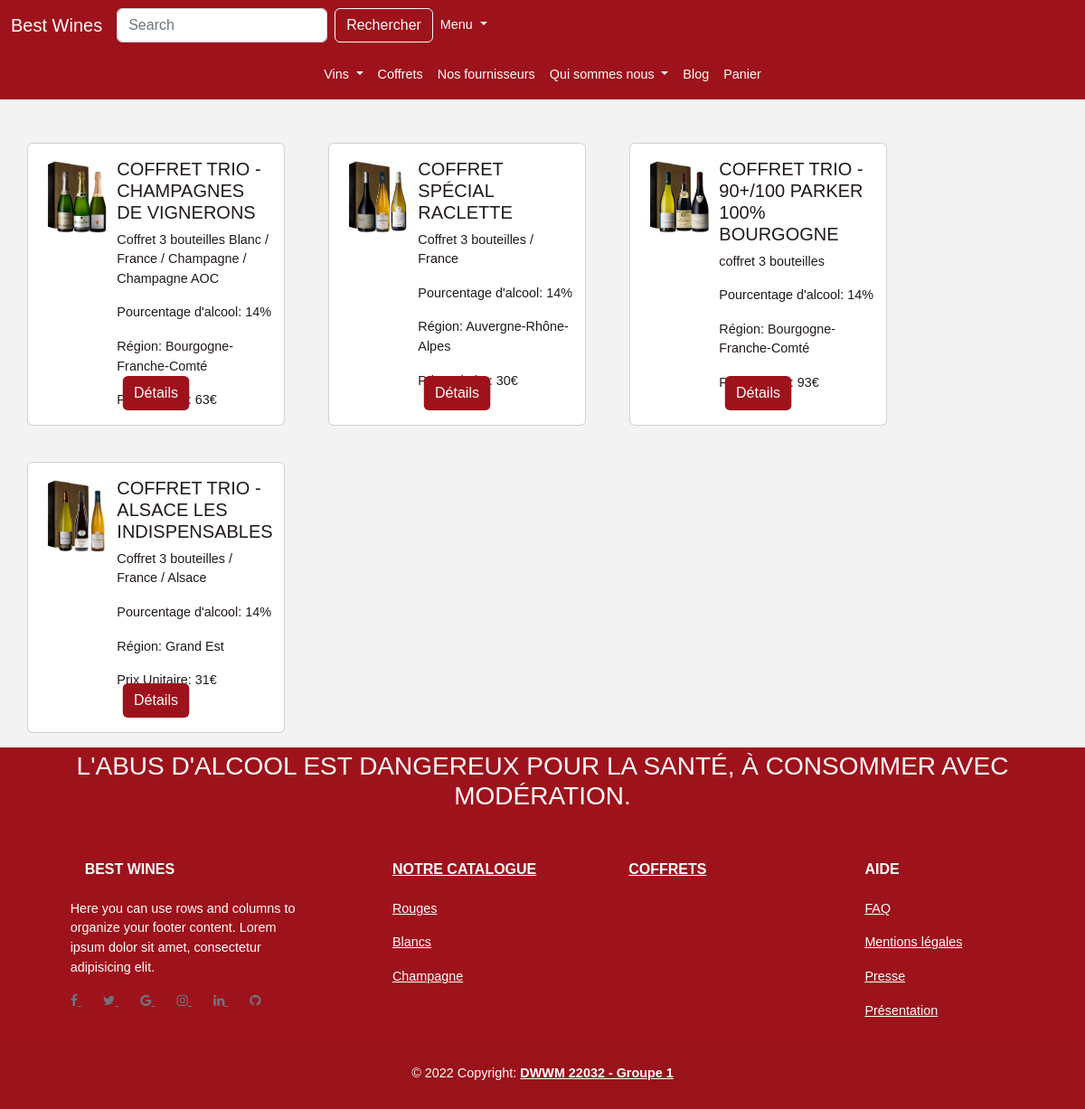
The app's page /nos-coffrets with its own data.
### tables this page shows
CREATE TABLE `product` (
  `id` int(11) NOT NULL,
  `name` varchar(255) NOT NULL,
  `description` text NOT NULL,
  `note_final` float DEFAULT NULL,
  `photo` varchar(255) NOT NULL,
  `stock` int(11) NOT NULL,
  `alcohol_percentage` float NOT NULL,
  `id_region` int(11) DEFAULT NULL,
  `id_cepage` int(11) DEFAULT NULL,
  `id_taste` int(11) DEFAULT NULL,
  `id_association` int(11) DEFAULT NULL,
  `id_comment` int(11) DEFAULT NULL,
  `id_type` int(11) NOT NULL,
  `price` float NOT NULL,
  `is_featured` int(11) DEFAULT NULL
);

CREATE TABLE `region` (
  `id_region` int(11) NOT NULL,
  `region_name` varchar(255) NOT NULL
);

### core/Controller.php (called while the page is built, shortened)
<?php
abstract class Controller
{
    public function renderView(string $view_name, array $params = []): void
    {
        extract($params);
        require_once "src/views/$view_name.php";
        require_once 'src/views/layout.php';
    }
}

### src/controllers/ProductController.php (called while the page is built, shortened)
<?php
class ProductController extends Controller
{
    public function showAllBoxes()
    {
        $product = new Product();
        $products = $product->findAllProductBy(['id_type' => 4]);
        $this->renderView('product/Boxs/boxAllProduct', compact('products'));
    }
}

### core/Router.php (called while the page is built, shortened)
<?php
class Router
{
    private static array $routes = [];
    public static function register(string $request, string $action) : void
    {
        self::$routes[$request] = $action;
    }
    public static function resolve(string $request_uri) : void
    {
        $request_uri = explode("?", $request_uri)[0];
        [$controller_name , $action_name] = explode('::', self::$routes[$request_uri]);
        $instance = new $controller_name();
        call_user_func_array([$instance, $action_name], []);
    }
}

### index.php (called while the page is built, shortened)
<?php
$request_uri = str_replace(BASE_DIR, '', $_SERVER['REQUEST_URI']);
try {
    Router::resolve($request_uri);
}catch (Exception $e)
{
    echo $e->getMessage();
}

### core/Database.php (called while the page is built, shortened)
<?php
class Database
{
    private static \PDO|null $instance = null;
    public static function getPdo(): \PDO
    {
        if (self::$instance == null){
            try {
                self::$instance = new \PDO(
                    "mysql:host=".$_ENV['DATABASE_HOST'].";dbname=".$_ENV['DATABASE_NAME'],
                    $_ENV['DATABASE_USERNAME'],
                    $_ENV['DATABASE_PASSWORD'],
                    [
                        \PDO::ATTR_ERRMODE => \PDO::ERRMODE_EXCEPTION,
                        \PDO::ATTR_DEFAULT_FETCH_MODE => \PDO::FETCH_ASSOC
                    ]
                );
            }catch (\PDOException $exception){
                echo $exception->getMessage();
                die;
            }
        }
        return  self::$instance;
    }
}

### core/Model.php (called while the page is built, shortened)
<?php
abstract class Model
{
    protected \PDO $pdo;
    protected string $table_name;
    protected string $regionJoin = 'region ON product.id_region=region.id_region';
    protected string $cepage = 'cepage ON product.id_cepage=cepage.id_cepage';
    protected string $association = 'association ON product.id_association=association.id_association';
    protected string $taste = 'taste ON product.id_taste=taste.id_taste';
    public function __construct()
    {
        $this->pdo = Database::getPdo();
    }
    public function findAllProductBy(array $criteria,): array
    {
        $sql_query = "SELECT * FROM {$this->table_name} JOIN {$this->regionJoin} JOIN {$this->cepage} JOIN {$this->association}  JOIN {$this->taste}  WHERE ";
        $count = 0;
        foreach ($criteria as $key => $value) {
            $sql_query .= " $key = :$key ";
        }
        $stmt = $this->pdo->prepare($sql_query);
        $stmt->setFetchMode(\PDO::FETCH_ASSOC);
        $stmt->execute($criteria);
        return $stmt->fetchAll();
    }
}

### src/views/product/Boxs/boxAllProduct.php (the view)
<div class="container mt-5">
    <div class="row row-cols-1 row-cols-md-4 g-4">
        <?php foreach ($products as $product) : ?>
            <div class="card mb-3 me-5" style="max-width: 540px; min-height: 300px">
                <div class="row g-0 mt-3">
                    <div class="col-md-4">
                        <img src="<?= BASE_DIR ?>/uploads/vins/<?= $product['photo'] ?>" alt="<?= $product['name'] ?>" srcset="" class="img-fluid rounded-start">
                    </div>
                    <div class="col-md-8">
                        <h5 class="card-title"><?= $product['name'] ?></h5>
                        <p class="card-text"><?= $product['description'] ?></p>
                        <p class="card-text">Pourcentage d'alcool: <?= $product['alcohol_percentage'] ?>%</p>
                        <p class="card-text">Région: <?= $product['region_name'] ?></p>
                        <p class="card-text">Prix Unitaire: <?= $product['price'] ?>€</p>
                        <a href="<?= BASE_DIR ?>/nos-vins/detail?id=<?= $product['id'] ?>" class="btn color1 position-absolute bottom-0 start-50 translate-middle-x mb-3">Détails</a>
                    </div>
                </div>
            </div>
        <?php endforeach; ?>
    </div>
</div>

### assets/styles/css/style.css (style rules this page uses)
body { font-family: Arial; color: #211a1a; font-size: 0.9em; background-color: #f3f3f3; ; }
.card { max-width: 540px; min-height: 300px; }
.color1 { color: #FFF !important; background-color: #9e121b; }

### records on screen
product: photo (picture), name "COFFRET TRIO - CHAMPAGNES DE VIGNERONS", description "Coffret 3 bouteilles Blanc / France / Champagne / Champagne AOC", alcohol_percentage "14", id_region.region_name "Bourgogne-Franche-Comté", price "63"
product: photo (picture), name "COFFRET SPÉCIAL RACLETTE", description "Coffret 3 bouteilles / France", alcohol_percentage "14", id_region.region_name "Auvergne-Rhône-Alpes", price "30"
product: photo (picture), name "COFFRET TRIO - 90+/100 PARKER 100% BOURGOGNE", description "coffret 3 bouteilles", alcohol_percentage "14", id_region.region_name "Bourgogne-Franche-Comté", price "93"
product: photo (picture), name "COFFRET TRIO - ALSACE LES INDISPENSABLES", description "Coffret 3 bouteilles / France / Alsace", alcohol_percentage "14", id_region.region_name "Grand Est", price "31"
